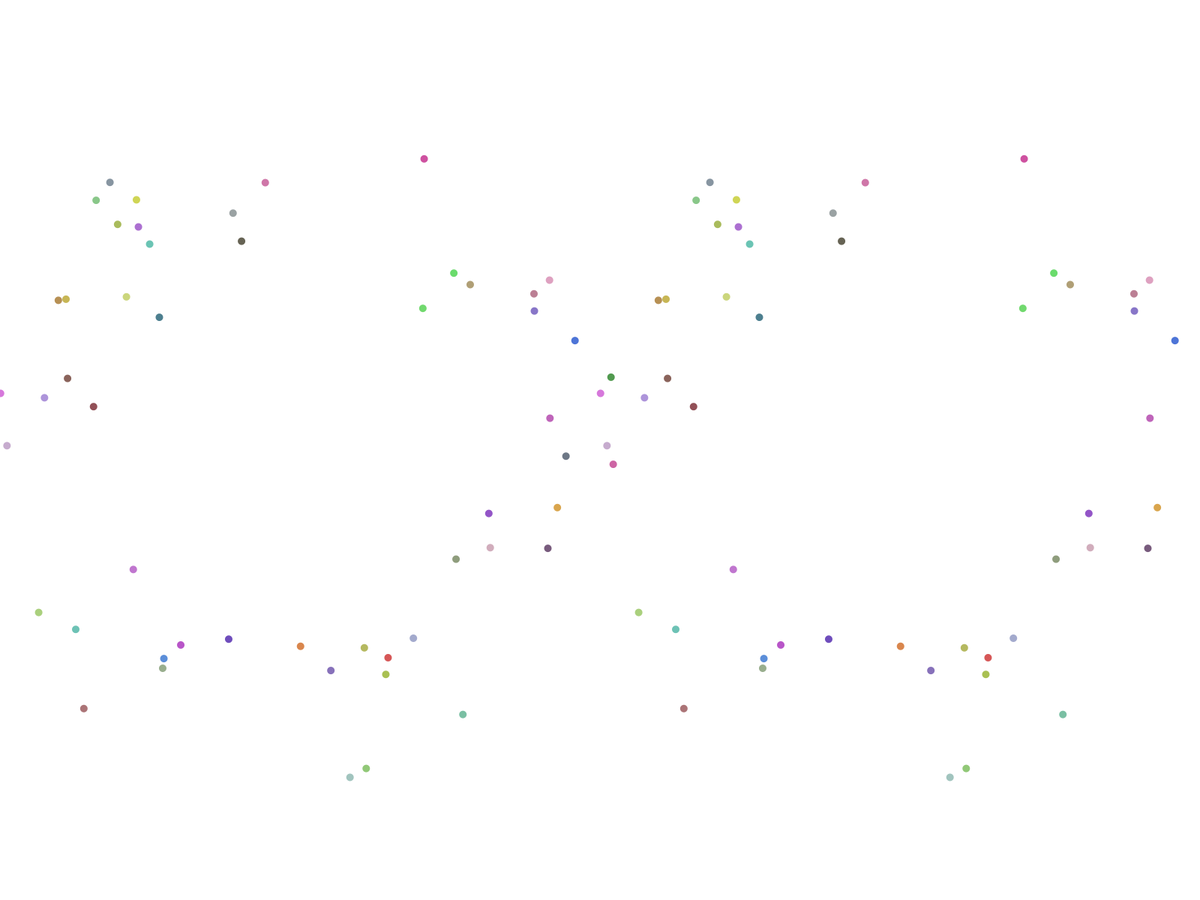
Frame 1 (no input)
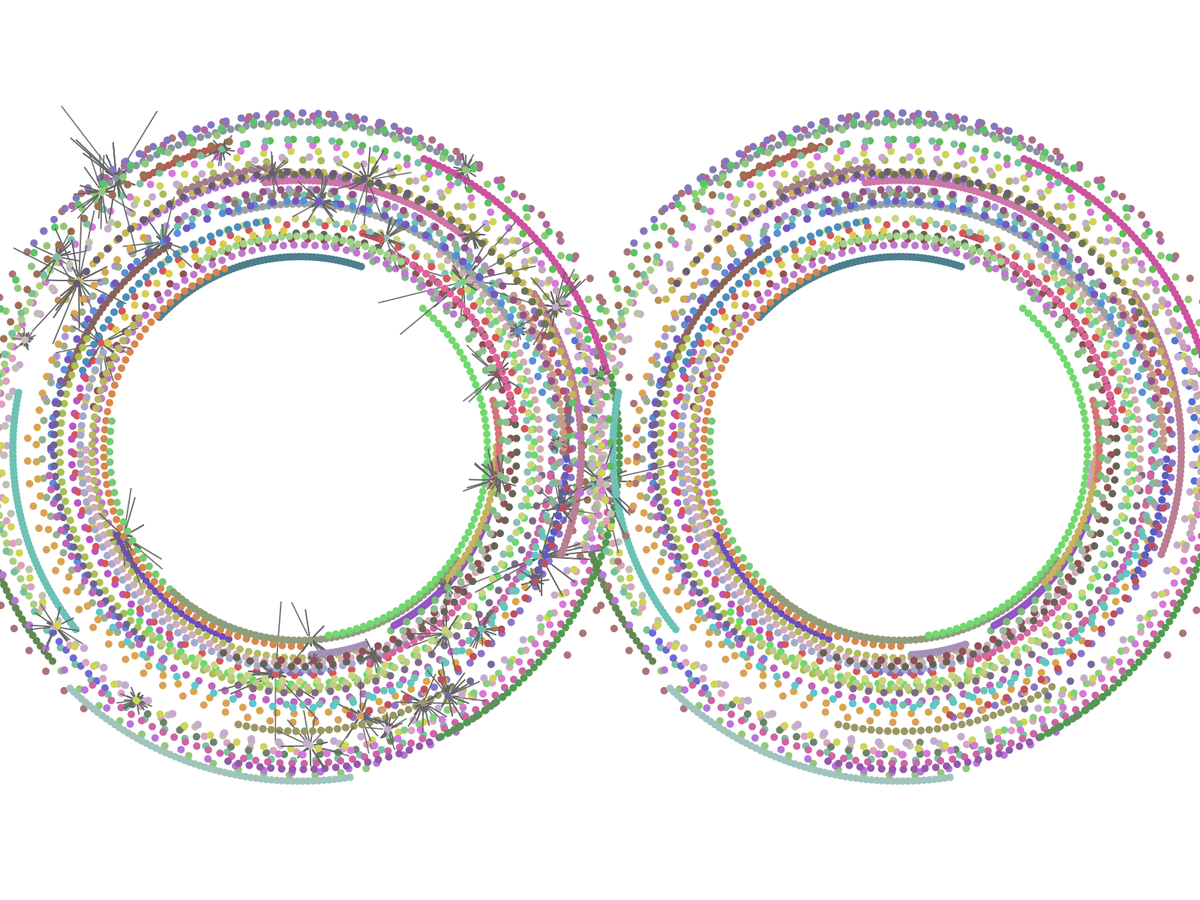
Frame 60 (the mouse pressed at the canvas centre just before this capture)
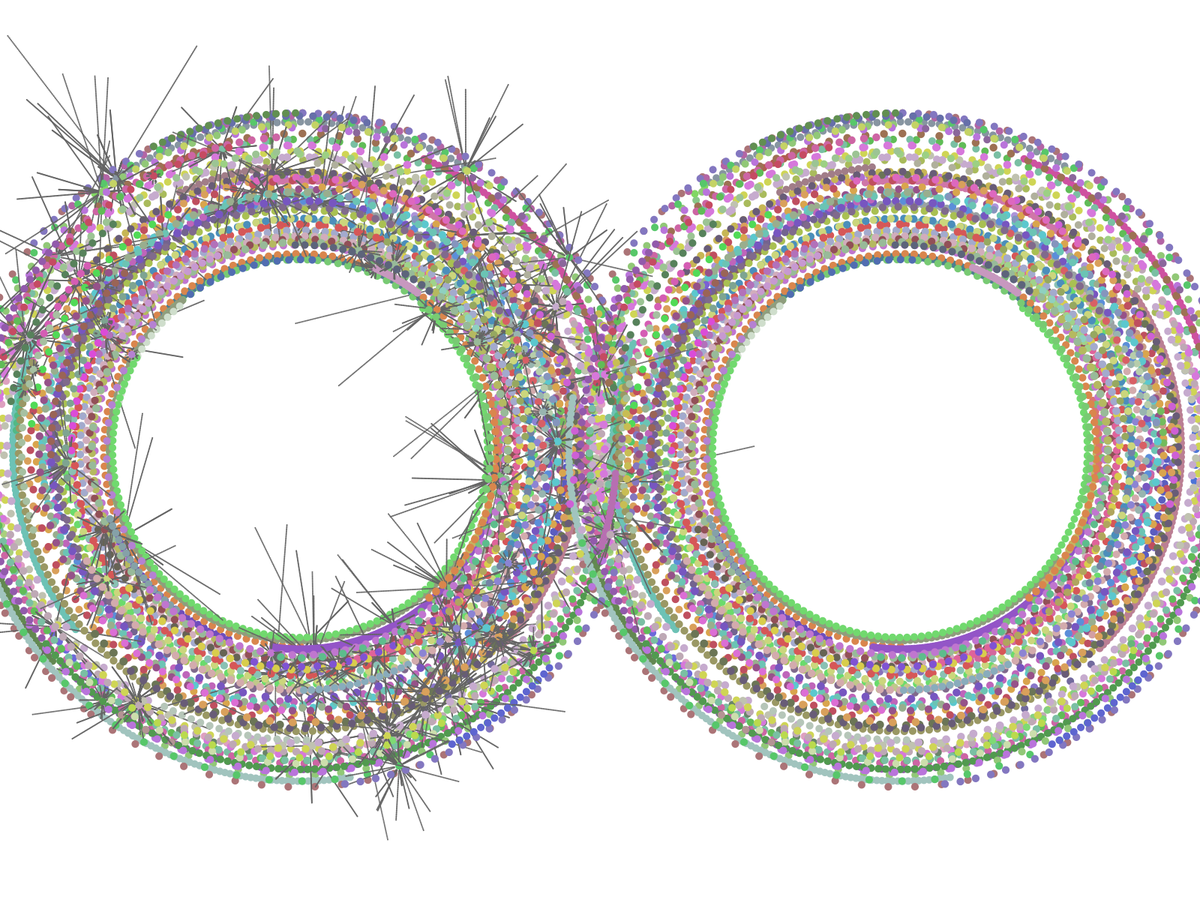
Frame 120 (the mouse held since frame 60 and released just before this capture)

The Processing sketch that drew these frames (run headless with seeded random() and noise(); from frame 60 on, the mouse is pressed at the canvas centre):

// Processing sketch: Double_Circles
// ── Double_Circles.pde
//Set Color Values: fill(r,g,b)
float white = 255;
float black = 0;

//Smaller planet's energy
float planetDefault = 10;

// NEW
float planetsToStart = random(35,60);
float lowerPlanetRadius = 250;
float upperPlanetRadius = 450;

//Casting an Arraylist as the class, calling emits to create new list
ArrayList<emitter> emitterList = new ArrayList();
// NEW

ArrayList<planetAgent> planetList = new ArrayList();

// Custom arctan function
float arctan(float x, float y) {
  if (x > 0 && y < 0) return atan(y/x);
  if (x > 0 && y > 0) return 2*PI - atan(-y/x);
  if (x < 0 && y < 0) return PI + atan(y/x);
  else return PI + atan(y/x);
}


/////////////////////////////////////////////////////////////////////////////////////////////////////
//---------------------------------------------------------------------------------------------------
/////////////////////////////////////////////////////////////////////////////////////////////////////

//PlanetAgent

class planetAgent{
  //set to default planet size
  float planetRadius = planetDefault;
  float radius;
  float planetSpeed;
  float x;
  float y;
  color colOR;
  boolean leftOrRight;
  
  planetAgent(int index, float lowBound, float uppBound) {
    // y = mx + b
    this.colOR = color(random(75,225), random(75,225), random(75,225));
    float angle = random(2*PI);
    float CX = cos(angle);
    float SX = sin(angle);
    this.radius = (uppBound - lowBound)*index/planetsToStart + lowBound;
    this.x = this.radius*CX;
    this.y = this.radius*SX;
    this.planetSpeed = random(0.01,0.1);
    
  } 

  void update() {
    float angle = arctan(this.x, this.y);
    this.x = this.radius*cos(angle + planetSpeed);
    this.y = this.radius*sin(angle + planetSpeed);
    
    // emitter collisions
    for (int i = 0; i < emitterList.size(); i++) {
      emitter tmp = emitterList.get(i);
      if (pow(tmp.x - this.x - width/4, 2) + pow(tmp.y - this.y - height/2, 2) <= pow(this.planetRadius/2, 2)) {
        emitterList.remove(i);
        this.planetRadius += 0.05;
        this.planetSpeed += 0.0001;
      }
    }
    
    // Lets check for planet collisions ;)
    for (int i = 0; i < planetList.size(); i++) {
      planetAgent tmp = planetList.get(i);
      // check to make sure planet doesnt collide with itself
      if (tmp.planetRadius >= 65){
        planetList.remove(tmp);
        for (int j = 0; j < floor(this.planetRadius*2); j++) 
          emitterList.add(new emitter(this.x + width/4, this.y + height/2, this.planetRadius/2));
      }
      else if (tmp.x != this.x && tmp.y != this.y) {
        // check to see if other planet is in radius
        if (pow(tmp.x - this.x, 2) + pow(tmp.y - this.y, 2) <= pow(this.planetRadius + tmp.planetRadius, 2)/4) {
          // destroy planet and explode
          planetList.remove(i);
          for (int j = 0; j < floor(this.planetRadius*2); j++) 
          emitterList.add(new emitter(this.x + width/4, this.y + height/2, this.planetRadius/2));
        }
      }
    }
  }
/////////////////////////////////////////////////////////////////////////////////////////////////////
//---------------------------------------------------------------------------------------------------
/////////////////////////////////////////////////////////////////////////////////////////////////////

  void draw(){
    fill(this.colOR);
    ellipse(this.x + width/4,this.y + height/2,planetRadius,this.planetRadius);
    ellipse(this.x + width/2+width/4,this.y + height/2,planetRadius,this.planetRadius);

  }
}
/////////////////////////////////////////////////////////////////////////////////////////////////////
//---------------------------------------------------------------------------------------------------
/////////////////////////////////////////////////////////////////////////////////////////////////////

class emitter {
    //declaring variables of the particle to be emitted
    float Vx,Vy,x,y,rad;
    //Constructor for a new instance of a new particle
    emitter(float xCenter, float yCenter, float radius) {
      float speedMag = random(2);
      float angle = random(2*PI);
      float CX = cos(angle);
      float SX = sin(angle);
      x = radius*CX + xCenter;
      y = radius*SX + yCenter;
      Vx = speedMag*CX;
      Vy = speedMag*SX;
      rad = 2;
    }
    
    int search(float X, float Y, float Vx, float Vy) {
      for (int i = 0; i < emitterList.size(); i++) {
       emitter tmp = emitterList.get(i);
       if (tmp.x == X && tmp.y == Y && tmp.Vx == Vx && tmp.Vy == Vy) return i;
      }
      // This case should never get called, throw a sentinel value
      return -1;
    }
    
    //changing the position of the emitted particle, based on velocity
    void update() {
      x += Vx;
      y += Vy;
      //checking if the particle is offscreen
      if (x < 0 || x > width || y < 0 || y > height) {
        //Find index of this instance (its index)
        //adjust the arrays if the particle is gone
        int index = this.search(this.x, this.y, this.Vx, this.Vy);
        // emitter.remove(index) to remove this element from the list (since it is out of view)
        emitterList.remove(index);
      }
    }
    // drawing the particle
    void draw() {
      //fill(random(255),random(255),random(255));
      fill(100,100,100);
      ellipse(x,y,rad,rad);
      
   }
}
/////////////////////////////////////////////////////////////////////////////////////////////////////
//---------------------------------------------------------------------------------------------------
/////////////////////////////////////////////////////////////////////////////////////////////////////


void setup(){
  //Deleteing the line around the ellipses
  noStroke();
  fullScreen();
  fill(white,white,white);
  frameRate(30);

  background(255);
  
  // NEW
  for (int i = 0; i < planetsToStart; i++) planetList.add(new planetAgent(i, lowerPlanetRadius, upperPlanetRadius));
  }
/////////////////////////////////////////////////////////////////////////////////////////////////////
//---------------------------------------------------------------------------------------------------
/////////////////////////////////////////////////////////////////////////////////////////////////////

void draw(){
  
  //background(255);
  for (int i = 0; i < emitterList.size(); i++){
           //drawing a particle and updating
           emitter tmp = emitterList.get(i);
           tmp.update();
           tmp.draw();
  }
 
  // NEW
  for (int i = 0; i < planetList.size(); i++ ) {
    planetAgent tmp = planetList.get(i);
    tmp.update();
    tmp.draw();
  }
  if (planetList.size()<=40){
    for (int i = 0; i < planetsToStart; i++) planetList.add(new planetAgent(i, lowerPlanetRadius, upperPlanetRadius));
    }
    
}
